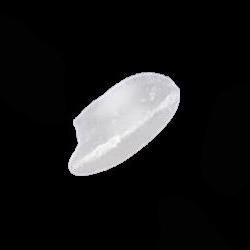
#> input picture (6) Multi-Class Image Classification/dataset/train/Arborio/Arborio (12662).jpg, 250 x 250 px; its folder holds 3 pictures in this run
$ jupyter execute --allow-errors classification.ipynb   (older library calls are emulated)
#> lines starting #> are read from the running program, lines starting #| are printed output that depends on the picture; after the words box and inside, x2 and y2 are one past the last pixel; in counts of white or black regions, pixels touching at a corner belong together
[cell 1]
import os
import numpy as np
from PIL import Image
import matplotlib.pyplot as plt
from array import array
import os
from skimage import io
import cv2

import pandas as pd
import seaborn as sns
import matplotlib.pyplot as plt

import warnings
warnings.filterwarnings('ignore')

from sklearn.tree import DecisionTreeClassifier, plot_tree
from sklearn.ensemble import RandomForestClassifier
from sklearn.model_selection import train_test_split as tts
from sklearn.metrics import accuracy_score, precision_score, recall_score, f1_score, confusion_matrix

[cell 2]
# [13 lines left out: function my_metrics, not called in this run]

[cell 3]
# [7 lines left out: function fit_clf_and_predict, not called in this run]

[cell 4]
def train_test_and_metrics(train_func, test_func, feat_ext_name, classifier):
    train_root_folder = "./dataset/train"
    test_root_folder = "./dataset/test"

    if feat_ext_name == "Sobel":
        train_data_x, train_data_y, train_data_xy, labels = train_func(train_root_folder)

        test_data_x, test_data_y, test_data_xy, filenames = test_func(test_root_folder)

        y_pred_x = fit_clf_and_predict(train_data_x, labels, test_data_x, classifier)
        y_pred_y = fit_clf_and_predict(train_data_y, labels, test_data_y, classifier)
        y_pred_xy = fit_clf_and_predict(train_data_xy, labels, test_data_xy, classifier)

        print("Metrics for", feat_ext_name, "Feature Extraction:")
        print("Detection on x-axis:")
        my_metrics(filenames, y_pred_x)
        print("Detection on y-axis:")
        my_metrics(filenames, y_pred_y)
        print("Detection on both axes:")
        my_metrics(filenames, y_pred_xy)

    else:
        imgs, labels = train_func(train_root_folder)

        t_imgs, t_labels = test_func(test_root_folder)

        y_pred = fit_clf_and_predict(imgs, labels, t_imgs, classifier)

        print("Metrics for", feat_ext_name, "Feature Extraction:")
        my_metrics(t_labels, y_pred)

# Decision Trees

## Gabor

[cell 5]
# Training data

# Function to load images from folders and assign labels
def train_images_to_array_gabor(root_folder):
#> called with root_folder = './dataset/train'
    images = []
    labels = []
    for label in os.listdir(root_folder):
        i = 0
        label_folder = os.path.join(root_folder, label)
        if os.path.isdir(label_folder):
            for filename in os.listdir(label_folder):
                img_path = os.path.join(label_folder, filename)
                try:
                    img = cv2.imread(img_path)
#> img is the input picture: shape (250, 250, 3); mean B, G, R 25.6, 25.1, 25.2
                    if img is not None:
                        print(i, end = '\r')
                        #print((len(os.listdir(root_folder)) - i), end='\r') #Serves as an ad-hoc progress bar for img processing
                        i += 1
                        gabor_features = gabor_texture_analysis(img)
#> after the loop in gabor_texture_analysis, `for theta in thetas:`:
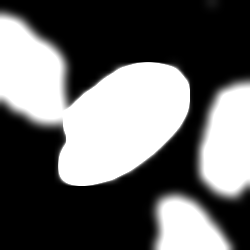
#> filtered: shape (250, 250); min 0, max 255, mean 102.1
#> after the loop in gabor_texture_analysis, `for theta in thetas:`: features = 80 values, max 119 at index 1, min 0.87 at index 14, mean 30.16
#> gabor_features has the same summary as features in gabor_texture_analysis
                        images.append(gabor_features)
                        labels.append(label)
                except:
                    continue
#> pass 2 of the loop in train_images_to_array_gabor, `for label in os.listdir(root_folder):`:
#> in train_images_to_array_gabor, `i = 0`: i = 0
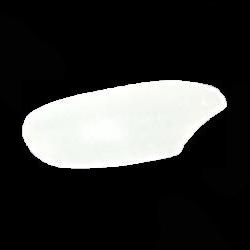
#> input picture (6) Multi-Class Image Classification/dataset/train/Ipsala/Ipsala (1155).jpg, 250 x 250 px
#> in train_images_to_array_gabor, img is the input picture: shape (250, 250, 3); mean B, G, R 51.8, 52.7, 52.2
#| 0
#> in train_images_to_array_gabor, `i += 1`: i = 1
#> after the loop in gabor_texture_analysis (call 4), `for theta in thetas:`:
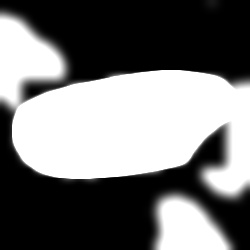
#> filtered: shape (250, 250); min 0, max 255, mean 117.2
#> after the loop in gabor_texture_analysis (call 4), `for theta in thetas:`: features = 80 values, max 121.5 at index 1, min 2.29 at index 26, mean 34.85
#> gabor_features has the same summary as features in gabor_texture_analysis
    return np.array(images), np.array(labels)


# Test data

# Function to load images from folders and convert to NumPy array
def test_images_to_array_gabor(root_folder):
    data = []
    filenames = []
    i = 0
    for filename in os.listdir(root_folder):
        img_path = os.path.join(root_folder, filename)
        try:
            img = cv2.imread(img_path)
            if img is not None:
                print(i, end = '\r')
                #print((len(os.listdir(root_folder)) - i), end='\r') #Serves as an ad-hoc progress bar for img processing
                i += 1
                gabor_features = gabor_texture_analysis(img)
                data.append(gabor_features)
                filenames.append(filename.split()[0])
        except:
            continue
    return np.array(data), filenames


# Gabor Feature Extraction
def gabor_texture_analysis(image, num_theta=8, num_lambda=5):
    gray = cv2.cvtColor(image, cv2.COLOR_BGR2GRAY)
    features = []

    # Define the range for theta (orientation) and lambda (wavelength)
    thetas = np.linspace(0, np.pi, num_theta)
    lambdas = np.linspace(0.1, 0.5, num_lambda)

    # Loop over each theta and lambda
    for theta in thetas:
        for lambd in lambdas:
            # Create Gabor kernel
            kernel = cv2.getGaborKernel((21, 21), 5.0, theta, lambd, 1.0, 0, ktype=cv2.CV_32F)
            # Apply the Gabor kernel to the image
            filtered = cv2.filter2D(gray, cv2.CV_8UC3, kernel)
            # Compute mean and standard deviation of the filtered image
            mean, std_dev = cv2.meanStdDev(filtered)
            # Append mean and standard deviation as features
            features.extend([mean[0][0], std_dev[0][0]])

    return features

#> (a cell that did not finish here is left out)

## Sobel

[cell 7]
# Training data

# Function to load images from folders and assign labels
def train_images_to_array_sobel(root_folder):
#> called with root_folder = './dataset/train'
    data_x = []
    data_y = []
    data_xy = []
    labels = []
    for label in os.listdir(root_folder):
        i = 0
        label_folder = os.path.join(root_folder, label)
        if os.path.isdir(label_folder):
            for filename in os.listdir(label_folder):
                img_path = os.path.join(label_folder, filename)
                try:
                    img = cv2.imread(img_path)
                    if img is not None:
                        print(i, end = '\r')
                        #print((len(os.listdir(label_folder)) - i), end='\r') #Serves as an ad-hoc progress bar for img processing
                        i += 1
                        img_gray = cv2.cvtColor(img, cv2.COLOR_BGR2GRAY)
                        img_blur = cv2.GaussianBlur(img_gray, (3,3), 0)
                        sobel_x, sobel_y, sobelxy = sobel_edge_detection(img_blur, 5)
#> in sobel_edge_detection, `sobelx = cv2.Sobel(src=image_blur, ddepth=cv2.CV_64F, dx=1, dy=0, ksiz..`:
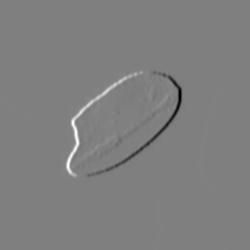
#> sobelx: shape (250, 250) float64; min -8896, max 8845, mean 0.1; drawn with min black and max white
#> in sobel_edge_detection, `sobelxy = cv2.Sobel(src=image_blur, ddepth=cv2.CV_64F, dx=1,dy=1, ksiz..`:
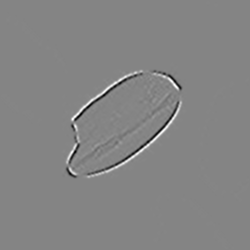
#> sobelxy: shape (250, 250) float64; min -1322, max 1216, mean 0; drawn with min black and max white
                        data_x.append(sobel_x.flatten())  # Flatten the image and add to the list
                        data_y.append(sobel_y.flatten())  # Flatten the image and add to the list
                        data_xy.append(sobelxy.flatten())  # Flatten the image and add to the list
                        labels.append(label)  # Assign label from folder name
                except:
                    continue
#> pass 2 of the loop in train_images_to_array_sobel, `for label in os.listdir(root_folder):`:
#> in train_images_to_array_sobel, `i = 0`: i = 0
#| 0
#> in train_images_to_array_sobel, `i += 1`: i = 1

    return np.array(data_x), np.array(data_y), np.array(data_xy), np.array(labels)


# Test data

# Function to load images from folders and convert to NumPy array
def test_images_to_array_sobel(root_folder):
    data_x = []
    data_y = []
    data_xy = []
    filenames = []
    i = 0
    for filename in os.listdir(root_folder):
        img_path = os.path.join(root_folder, filename)
        try:
            img = cv2.imread(img_path)
            if img is not None:
                print((len(os.listdir(root_folder)) - i), end='\r') #Serves as an ad-hoc progress bar for img processing
                i += 1
                img_gray = cv2.cvtColor(img, cv2.COLOR_BGR2GRAY)
                img_blur = cv2.GaussianBlur(img_gray, (3,3), 0)
                sobel_x, sobel_y, sobelxy = sobel_edge_detection(img_blur, 5)
                data_x.append(sobel_x.flatten())  # Flatten the image and add to the list
                data_y.append(sobel_y.flatten())  # Flatten the image and add to the list
                data_xy.append(sobelxy.flatten())  # Flatten the image and add to the list
                filenames.append(filename.split()[0])
        except:
            continue

    return np.array(data_x), np.array(data_y), np.array(data_xy), filenames


# Sobel Edge Detection
def sobel_edge_detection(image_blur, k_size):
    sobelx = cv2.Sobel(src=image_blur, ddepth=cv2.CV_64F, dx=1, dy=0, ksize= k_size)
    sobely = cv2.Sobel(src=image_blur, ddepth=cv2.CV_64F, dx=0, dy=1, ksize= k_size)
    sobelxy = cv2.Sobel(src=image_blur, ddepth=cv2.CV_64F, dx=1,dy=1, ksize= k_size)

    return sobelx, sobely, sobelxy

#> (a cell that did not finish here is left out)

## Canny

[cell 9]
# Training data

# Function to load images from folders and assign labels
def train_images_to_array_canny(root_folder):
#> called with root_folder = './dataset/train'
    images = []
    labels = []
    for label in os.listdir(root_folder):
        i = 0
        label_folder = os.path.join(root_folder, label)
        if os.path.isdir(label_folder):
            for filename in os.listdir(label_folder):
                img_path = os.path.join(label_folder, filename)
                try:
                    img = cv2.imread(img_path)
                    if img is not None:
                        print((len(os.listdir(label_folder)) - i), end='\r') #Serves as an ad-hoc progress bar for img processing
                        i += 1
                        img_gray = cv2.cvtColor(img, cv2.COLOR_BGR2GRAY)
                        img_blur = cv2.GaussianBlur(img_gray, (3,3), 0)
                        edges = cv2.Canny(image=img_blur, threshold1=100, threshold2=200)
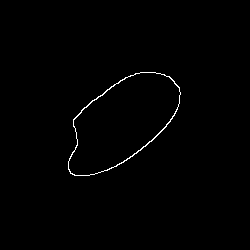
#> edges: shape (250, 250); 0.67% white in thin lines or dots, all inside (x1, y1, x2, y2) = (68, 72, 181, 176)
                        images.append(edges.flatten())  # Flatten the image and add to the list
                        labels.append(label)  # Assign label from folder name
                except:
                    continue
#> pass 2 of the loop in train_images_to_array_canny, `for label in os.listdir(root_folder):`:
#> in train_images_to_array_canny, `i = 0`: i = 0
#> in train_images_to_array_canny, `i += 1`: i = 1
#> in train_images_to_array_canny, `edges = cv2.Canny(image=img_blur, threshold1=100, threshold2=200)`:
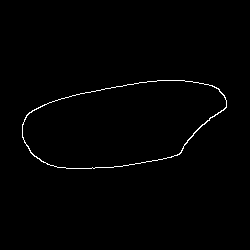
#> edges: shape (250, 250); 0.85% white in thin lines or dots, all inside (x1, y1, x2, y2) = (22, 80, 227, 169)

    return np.array(images), np.array(labels)


# Test data

# Function to load images from folders and convert to NumPy array
def test_images_to_array_canny(root_folder):
    data = []
    filenames = []
    i = 0
    for filename in os.listdir(root_folder):
        img_path = os.path.join(root_folder, filename)
        try:
            img = cv2.imread(img_path)
            if img is not None:
                print((len(os.listdir(root_folder)) - i), end='\r') #Serves as an ad-hoc progress bar for img processing
                i += 1
                img_gray = cv2.cvtColor(img, cv2.COLOR_BGR2GRAY)
                img_blur = cv2.GaussianBlur(img_gray, (3,3), 0)
                edges = cv2.Canny(image=img_blur, threshold1=100, threshold2=200)
                data.append(edges.flatten())  # Append hog image
                filenames.append(filename.split()[0])
        except:
            continue

    return np.array(data), filenames


# Canny Edge Detection
# [4 lines left out: function canny_edge_detection, not called in this run]

#> (a cell that did not finish here is left out)

## Hog

[cell 11]
from skimage.feature import hog
import matplotlib.image as mpimg

# Training data

# Function to load images from folders, assign labels, and convert to HOG
def train_images_to_array_hog(root_folder):
#> called with root_folder = './dataset/train'
    images = []
    labels = []
    for label in os.listdir(root_folder):
        i = 0
        print(label)
        label_folder = os.path.join(root_folder, label)
        if os.path.isdir(label_folder):
            for filename in os.listdir(label_folder):
                img_path = os.path.join(label_folder, filename)
                try:
                    img = Image.open(img_path).convert("L")  # Convert image to grayscale
                    if img is not None:
                        print((len(os.listdir(label_folder)) - i), end='\r') #Serves as ad-hoc progress bar for img processing
                        i += 1
                        img_array = np.array(img)
                        img = hog(img_array)
                        images.append(img)  # Flatten the HOG data and add to the list
                        labels.append(label)  # Assign label from folder name
                except:
                    continue
#> pass 2 of the loop in train_images_to_array_hog, `for label in os.listdir(root_folder):`:
#> in train_images_to_array_hog, `i = 0`: i = 0
#> in train_images_to_array_hog, `i += 1`: i = 1
    return np.array(images), np.array(labels)


# Test data

# Function to load images from folders and convert to HOG
def test_images_to_array_hog(root_folder):
    data = []
    filenames = []
    i = 0
    for filename in os.listdir(root_folder):
        img_path = os.path.join(root_folder, filename)
        try:
            img = Image.open(img_path).convert("L")  # Convert image to grayscale
            if img is not None:
                print((len(os.listdir(root_folder)) - i), end='\r') #Serves as an ad-hoc progress bar for img processing
                i += 1
                img_array = np.array(img)
                img = hog(img_array)
                data.append(img)  # Append HOG data
                filenames.append(filename.split()[0])
        except:
            continue
    return np.array(data), filenames

#> (a cell that did not finish here is left out)

# Neural Network

[cell 13]
import splitfolders
from tensorflow.keras.preprocessing import image_dataset_from_directory # type: ignore
import numpy as np
import matplotlib.pyplot as plt # type: ignore
import seaborn as sns # type: ignore
from sklearn.metrics import confusion_matrix
import tensorflow as tf
from tensorflow.keras.models import Sequential # type: ignore
from tensorflow.keras.layers import Conv2D, MaxPooling2D, Flatten, Dense, Dropout # type: ignore
from tensorflow.keras.preprocessing import image_dataset_from_directory

#> (a cell that did not finish here is left out)

## Gabor Application

[cell 15]
# Gabor
# [25 lines left out: functions build_gabor_kernel, apply_gabor_filter, preprocess_image, not called in this run]

#> (the rest of this cell did not finish here and is left out)

## HOG Application

[cell 16]
# HOG
# [15 lines left out: functions approximate_hog, preprocess_image, not called in this run]

# Update your dataset processing
#> (the rest of this cell did not finish here and is left out)

## Sobel Application

[cell 17]
# Sobel
# [29 lines left out: functions apply_sobel, preprocess_image, not called in this run]

#> (the rest of this cell did not finish here and is left out)

## Model Building

[cell 18]
# Build the model

def build_model():
    model = Sequential([
        Conv2D(32, (3, 3), activation='relu', input_shape=(180, 180, 1)),
        MaxPooling2D(2, 2),
        Conv2D(64, (3, 3), activation='relu'),
        MaxPooling2D(2, 2),
        Conv2D(128, (3, 3), activation='relu'),
        MaxPooling2D(2, 2),
        Flatten(),
        Dense(128, activation='relu'),
        Dropout(0.5),
        Dense(5, activation='softmax')
    ])
    return model

#> (the rest of this cell did not finish here and is left out)

## Gabor Predictions

#> (a cell that did not finish here is left out)

## HOG Predictions

#> (a cell that did not finish here is left out)

## Sobel Predictions

#> (a cell that did not finish here is left out)

# Random Forest

## Gabor

#> (a cell that did not finish here is left out)

#> pass 2 of the loop in train_images_to_array_gabor, `for label in os.listdir(root_folder):`:
#| 0
